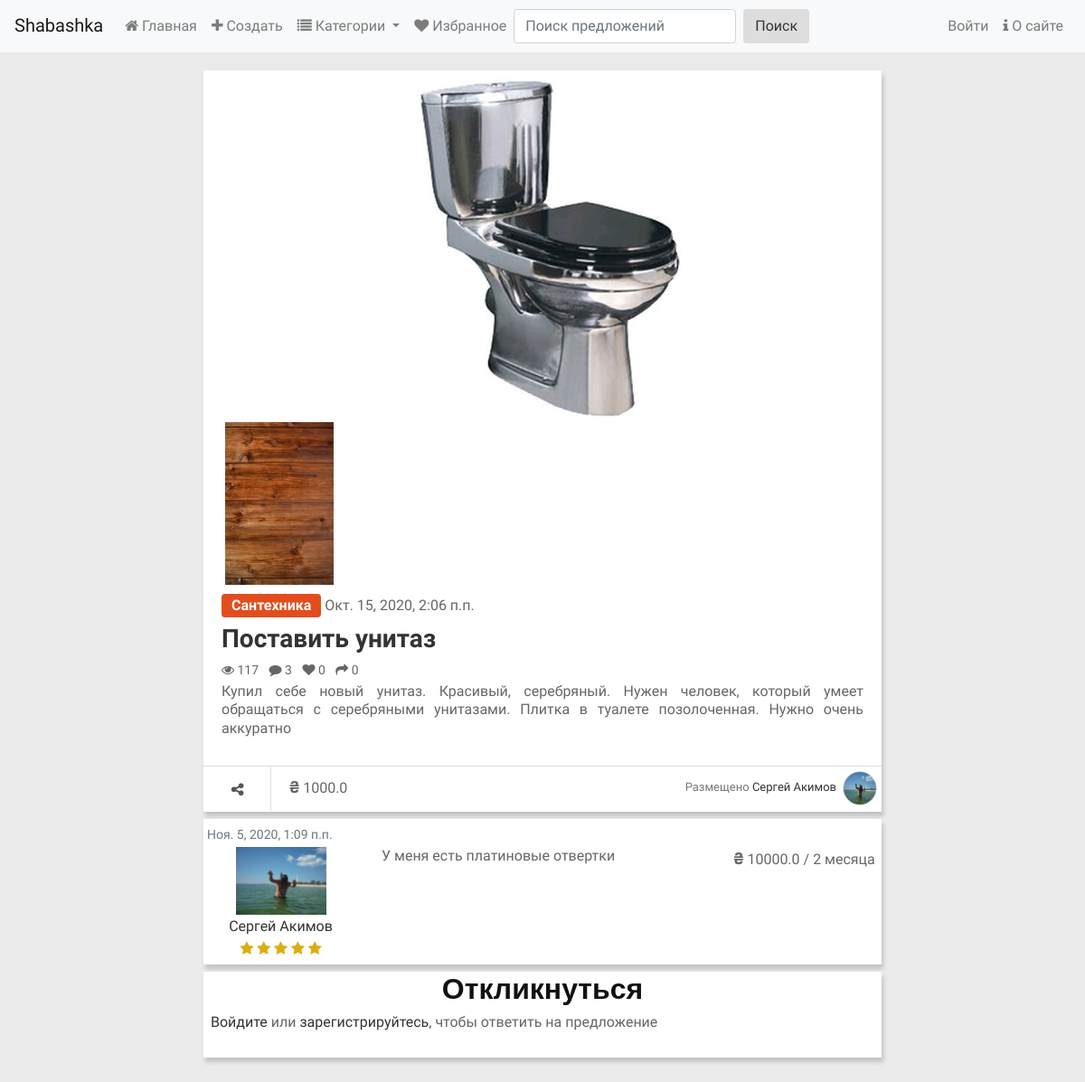
Screenshot of /10/3/ with the database file from the repository.
### main/models.py (models this page shows, shortened)
class Offer(models.Model):
    STATUS = [
        ('n', 'Новое'),
        ('a', 'Принято'),
        ('d', 'Выполнено')
    ]
    category = models.ForeignKey(SubCategory, on_delete=models.PROTECT, verbose_name="Категория")
    title = models.CharField(max_length=64, verbose_name="Предложение")
    content = models.TextField(verbose_name="Описание")
    price = models.FloatField(default=0, verbose_name="Цена")
    image = models.ImageField(blank=True, upload_to=get_timestamp_path, verbose_name="Фото")
    author = models.ForeignKey(ShaUser, on_delete=models.CASCADE, verbose_name="Автор")
    is_active = models.BooleanField(default=True, db_index=True, verbose_name="Активное")
    created = models.DateTimeField(auto_now_add=True, db_index=True, verbose_name="Опубликовано" )
    reviews = models.IntegerField(default=0, verbose_name="Просмотров")
    shared = models.IntegerField(default=0, verbose_name="Поделились")
    status = models.CharField(max_length=1, default='n', null=True, blank=True, db_index=True, choices=STATUS, verbose_name="Статус")
    winner = models.ForeignKey(ShaUser, on_delete=models.SET_NULL, null=True, blank=True, related_name="accepted_offers" , verbose_name="Исполнитель")
    class Meta:
        verbose_name = "Предложение"
        verbose_name_plural = "Предложения"
        ordering = ["-created"]

class AdditionalImage(models.Model):
    offer = models.ForeignKey(Offer, on_delete=models.CASCADE, verbose_name="Предложение")
    image = models.ImageField(upload_to=get_timestamp_path, verbose_name="Фото")
    class Meta:
        verbose_name = "Дополнительное фото"
        verbose_name_plural = "Дополнительные фото"

class Category(models.Model):
    name = models.CharField(max_length=20, unique=True, db_index=True, verbose_name="Название")
    order = models.SmallIntegerField(default=0, db_index=True, verbose_name="Порядок")
    super_category = models.ForeignKey('SuperCategory', on_delete=models.PROTECT, null=True, blank=True,
                                        verbose_name="Надкатегория")

class ShaUser(AbstractUser):
    is_activated = models.BooleanField(default=True, db_index=True, verbose_name="Активирован")
    send_message = models.BooleanField(default=True, db_index=True, verbose_name="Отправлять оповещения?")
    location = models.CharField(max_length=64, null=True, blank=True, verbose_name="Населенный пункт" )
    average_rating = models.DecimalField(max_digits=2, decimal_places=1, null=True, blank=True, verbose_name="Средний рейтинг")
    favorite = models.ManyToManyField("self", symmetrical=False, blank=True, related_name="followers", verbose_name="Избранное")
    class Meta(AbstractUser.Meta):
        pass

class ShaUserAvatar(models.Model):
    user = models.OneToOneField(ShaUser, on_delete=models.CASCADE, related_name="avatar", verbose_name="Пользователь",)
    image = models.ImageField(verbose_name="Аватар")
    class Meta:
        verbose_name = "Аватар"
        verbose_name_plural = "Аватары"

class Comment(models.Model):
    MEASUREMENTS = [
                ('h', 'Час'),
                ('d', 'День'),
                ('w', 'Неделя'),
                ('m', 'Месяц')
               ]
    offer = models.ForeignKey(Offer, on_delete=models.CASCADE, verbose_name="Предложение")
    author = models.ForeignKey(ShaUser, on_delete=models.CASCADE, verbose_name="Автор")
    content = models.TextField(verbose_name="Коментарий")
    is_active = models.BooleanField(default=True, db_index=True, verbose_name="Выводить на экран")
    price = models.FloatField(default=0, null=True, blank=True, verbose_name="Предложить цену")
    time_amount = models.SmallIntegerField(default=0, null=True, blank=True, verbose_name="Сделаю за")
    measure = models.CharField(max_length=1, null=True, blank=True, choices=MEASUREMENTS, verbose_name="Еденица времени")
    created = models.DateTimeField(auto_now_add=True, db_index=True, verbose_name="Написан")
    class Meta:
        ordering = ['created']
        verbose_name = "Коментарий"
        verbose_name_plural = "Коментарии"

### main/views.py (the view, shortened to what this page needs)
# urls.py: path('<int:category_pk>/<int:pk>/', views.detail, name="detail"),
def detail(request, category_pk, pk):
    offer = get_object_or_404(Offer, pk=pk)
    offer.reviews += 1
    offer.save()
    additional_images = offer.additionalimage_set.all()
    comments = Comment.objects.filter(offer=pk, is_active=True)
    form = CommetForm(initial={'offer': offer, "author": request.user})
    context = {'offer': offer,
               'additional_images': additional_images,
               'comments': comments,
               'form': form}
    return render(request, 'main/detail.html', context)

### main/forms.py
class CommetForm(forms.ModelForm):
    class Meta:
        model = Comment
        fields = ('author', 'offer', 'price', 'time_amount', 'measure', 'content')
        exclude = ("is_active", )
        widgets = {
            "offer": forms.HiddenInput,
            "author": forms.HiddenInput,
            'content': forms.Textarea(attrs={'rows': 4})
        }

### main/models.py (called while the page is built)
    def get_queryset(self):
        return super().get_queryset().filter(super_category__isnull=False)

### main/templatetags/custom_tags.py (called while the page is built, shortened)
@register.simple_tag()
def time_measure(pk):
    comment = Comment.objects.get(pk=pk)
    time = comment.time_amount
    if comment.measure == 'm':
        if time == 1 or time % 10 == 1:
            return "месяц"
        elif time > 1 and time < 5 or time % 10 > 1 and time % 10 < 5:
            return "месяца"
        elif time > 4 and time < 21 or time % 10 > 4 and time % 10 < 10:
            return "месяцов"
        else:
            return 'м'

@register.filter
def in_followers(user, author):
    count = author.followers.filter(pk=user.id).count()
    return count > 0

### main/templates/main/detail.html (shortened to what this page needs)
{% extends 'main/layout.html' %}
{% load static %}
{% load bootstrap4 %}
{% load custom_tags %}
{% load crispy_forms_tags %}
{% load thumbnail %}
{% block body %}
    <div id="page-content" class="sub-page">
		<div class="container">
			<center><article>
				{% if offer.image %}
				<a class="main-image-link item" href="{{ offer.image.url }}" data-lightbox="example-set" data-title="Click the right half of the image to move forward."><img class="main-image" src="{{ offer.image.url }}" alt=""/></a>
					{% for img in additional_images %}
					<a class="main-image-link" href="{{ img.image.url }}" data-lightbox="example-set" data-title="Click the right half of the image to move forward."><img class="additional-image" src="{{img.image.url}}" alt=""/></a>
					{% endfor %}
				{% endif %}
				<div class="content-item">
					<span class="time"><a class="btn btn-small btn-{{offer.category.super_category.order}}" href="{% url 'main:by_category' pk=offer.category.pk %}">{{offer.category.name}}</a> {{ offer.created }}</span>
					<h3 class="title-item"><a href="#">{{offer.title}}</a></h3>
					<ul class="list-inline">
						<li class="list-inline-item"><i class="fa fa-eye"></i> {{ offer.reviews }} </li>
						<li class="list-inline-item"><i class="fa fa-comment"></i> {{offer.comment_set.count}}</li>
						<li class="list-inline-item"><i class="fa fa-heart
							"></i>
							{{ offer.author.followers.count }} </li>
						<li class="list-inline-item"><i class="fa fa-share"></i> {{offer.shared}}</li>
					</ul>
					<p class="info">{{ offer.content }}</p>
				</div>
				<div class="bottom-item">
					<a href="#" class="btn btn-share share"><i class="fa fa-share-alt"></i> </a>
					<span class="mx-3"><span class="uah">&#8372</span> {{offer.price}}</span>
					<span class="user f-right">Размещено
						<a href="{% url 'main:profile_by_id' pk=offer.author.pk %}">
							{% if offer.author.first_name and offer.author.last_name %}
                        		{{offer.author.first_name}} {{offer.author.last_name}}
                        	{% else %}
                        		{{offer.author}}
                        	{% endif %}
						</a>
						{% if offer.author.avatar.image %}
						<img class="border chat-image rounded-circle" src="{% thumbnail offer.author.avatar.image 'default' %}" alt="">
						{% else %}
						<img class="border chat-image rounded-circle" style="background-color: #777;" src="{% static 'main/images/profile-ph.png' %}" alt="">
						{% endif %}
					</span>
				</div>
				</article></center>
			{% for comment in comments %}
			<center><article class="my-2 p-1">
				<div class="comment">
					<div class="comment-head border-bottom-1">
						<span class="small text-muted">{{comment.created}}</span>
					</div>
					<div class="row">
						<div class="col-lg-3 col-md-3">
							<div class="d-flex justify-content-center align-item-center ">
								<a href="{% url 'main:profile_by_id' pk=comment.author.pk %}">
									{% if comment.author.avatar.image %}
									<img src="{{comment.author.avatar.image.url}}" class="comment-img">
									{% else %}
									<img class="border profile-img" style="background-color: #777;" src="{% static 'main/images/profile-ph.png' %}" alt="">
									{% endif %}
							</div>
							<div class="center">
							{% if comment.author.first_name and comment.author.last_name %}
							{{comment.author.first_name}} {{comment.author.last_name}}
							{% endif %}
							<div>
								{% if comment.author.average_rating %}
								{% show_rating comment.author.average_rating %}
								{% else %}
									<i class="fa fa-star" style="color: #ddad10;"></i>
									<i class="fa fa-star" style="color: #ddad10;"></i>
									<i class="fa fa-star" style="color: #ddad10;"></i>
									<i class="fa fa-star" style="color: #ddad10;"></i>
									<i class="fa fa-star" style="color: #ddad10;"></i>
								{% endif %}
							</div>
							</div>
						</div>
						<div class="col-lg-6 col-md-6">
							<p>{{comment.content}} </p>
						</div>
						<div class="col-lg-3 col-md-3">
							<div class="center">
									<div class="comment-price">
										{% if comment.price %}
										<span class="uah">&#8372</span>
										{{comment.price}}
										{% endif %}
										{% if comment.time_amount and comment.measure %}
										<span class="comment-time">/ {{comment.time_amount }} {% time_measure pk=comment.pk %}</span>
										{% endif %}
									</div>
							</div>
						</div>
					</div>
				</div>
			</article></center>
			{% endfor %}
			{% if user.is_authenticated %}
			{% if user != offer.author or offer.status == 'n'%}
			<center><article class="my-2">
				<h3 class="center">Откликнуться</h3>
				<div class="comment-form p-2">
					<form method="POST">
						{% csrf_token %}
						{{form.author }}
						{{form.offer }}
						<div class="form-row mb-0">
							<div class="form-group col-lg-4 mb-0">
								{{ form.price|as_crispy_field  }}
							</div>
							<div class="form-group col-lg-4 mb-0">
								{{ form.time_amount|as_crispy_field  }}
							</div>
							<div class="form-group col-lg-4 mb-0">
								{{ form.measure|as_crispy_field  }}
							</div>
						</div>
						<div class="form-group">
							{{ form.content|as_crispy_field  }}
						</div>
						{% buttons submit="Отправить" %} {% endbuttons %}
					</form>
				</div>
			</article></center>
			{% endif %}
			{% else %}
			<center><article class="my-2">
				<h3 class="center">Откликнуться</h3>
				<div class="comment-form p-2">
			<p><a href="{% url 'main:login' %}">Войдите</a> или <a href="{% url 'main:register_user' %}">зарегистрируйтесь</a>, чтобы ответить на предложение </p>
			</article></center>
			{% endif %}
		</div>
	</div>
{% endblock %}

### main/static/main/css/style.css (style rules this page uses)
body { font-family: 'Ek Mukta', sans-serif;color: #666;background: #EBEBEB;font-size: 16px;line-height: 1.6em;font-weight: 400; }
html, body { width:100%; padding:0; }
html { -webkit-text-size-adjust: none; }
img { max-width:100%; height: auto;width: auto\9; }
h3 { font-size: 32px; }
h1,h2,h3,h4,h5,h6 { font-family: 'Roboto', sans-serif;font-weight: 600;color: #111; }
p { margin: 0 0 20px;line-height: 1.3; }
a { color: #333; -webkit-transition: all .2s ease-in-out; -moz-transition: all .2s ease-in-out; transition: all .2s ease-in-out; }
.center { text-align: center; margin: 0 auto; }
.f-right { float: right; }
.post:after, .post:before, article:after, article:before, section:after, section:before { clear: both; content: '\0020'; display: block; visibility: hidden; width: 0; height: 0; }
.index-page, .sub-page { margin: 20px 10px 60px; }
#page-content .item { background-color: #fff;width:220px;box-shadow: 2px 5px 5px 0 rgba(0, 0, 0, 0.18); }
#page-content .item img { padding: 0px;display: block;max-width: 100%; margin: 0 auto; }
#page-content .content-item { padding: 10px 20px; }
#page-content h3.title-item { font-family: 'Ek Mukta', sans-serif;font-size: 28px;margin: 7px 0 5px; }
#page-content .content-item ul { margin: 0;font-size: 14px; }
#page-content .bottom-item { border-top: 1px solid #ddd;min-height: 50px; }
#page-content .user { color: #777;font-size: 13px;line-height: 2.8;padding: 5px; }
#page-content .user img { width: 38px; height: 38px;float: right;display: inline-block;margin-left: 7px; }
article { background-color: #fff;max-width: 750px;box-shadow: 2px 5px 5px 0 rgba(0, 0, 0, 0.18);text-align: justify; position: relative; }
article h3 { margin: 0;padding: 0; }
.btn-small { color: #fff;padding: 0px 10px;font-weight: bold; }
.btn-share { font-weight: 500;color: #555;border-right: 1px solid #ddd;margin: 0;border-radius: none;height: 51px; width: 75px;margin-top: -1px;padding: 14px; }
.btn-0 { background-color: #E24D1E; }
.additional-image { width: 120px; }
.comment-img { width: 100px; }
.uah { font-weight: bold; font-size: large; }
.chat-image { width: 38px; height: 38px; display: inline-block; margin-left: 7px; }

### rows the page displays
Offer: image (picture), category.name "Сантехника", created "Окт. 15, 2020, 2:06 п.п.", title "Поставить унитаз", reviews "117", comment_set.count "3", author.followers.count "0", shared "0", content "Купил себе новый унитаз. Красивый, серебряный. Нужен человек, который умеет обращаться с серебряными унитазами. Плитка в туалете позолоченная. Нужно очень аккуратно", price "1000.0", author.first_name "Сергей", author.last_name "Акимов", author.image (picture)
AdditionalImage: image (picture)
Comment: created "Ноя. 5, 2020, 1:09 п.п.", author.avatar.image (picture), author.first_name "Сергей", author.last_name "Акимов", content "У меня есть платиновые отвертки", price "10000.0", time_amount "2", id+time_amount+measure "месяца"
